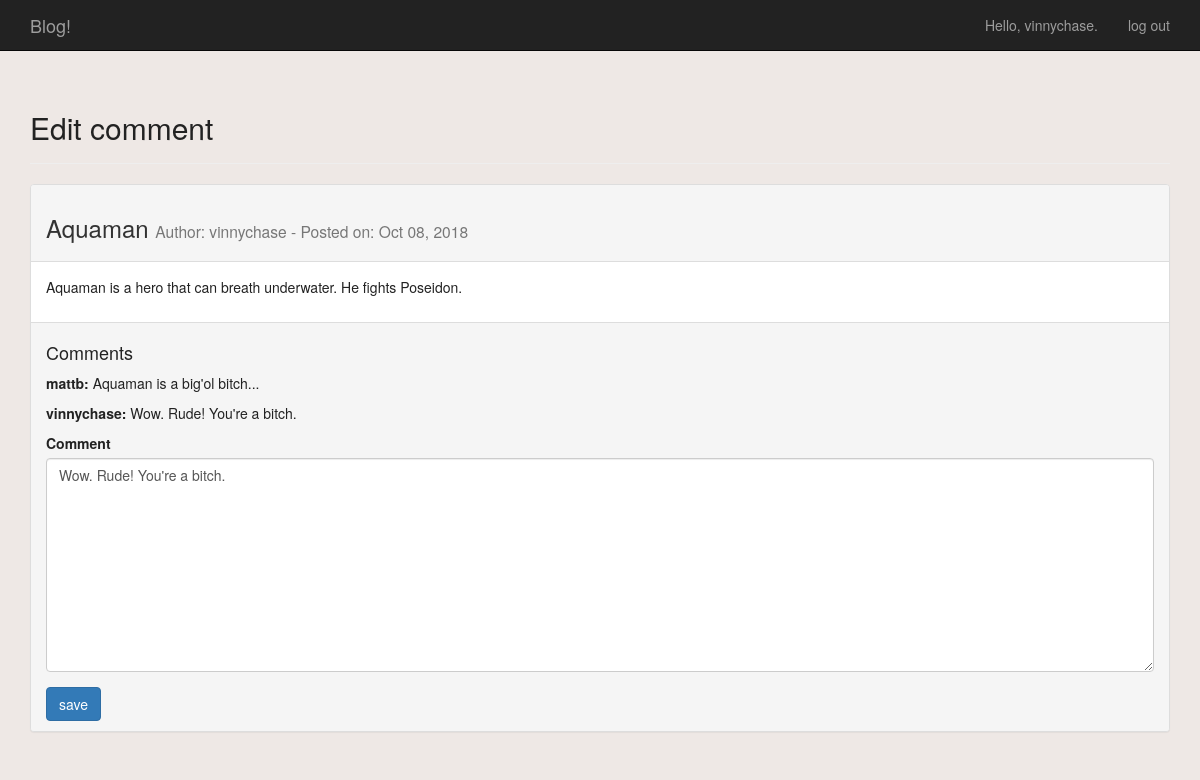
Before: /edit_comment/3 (signed in) with the older database file.
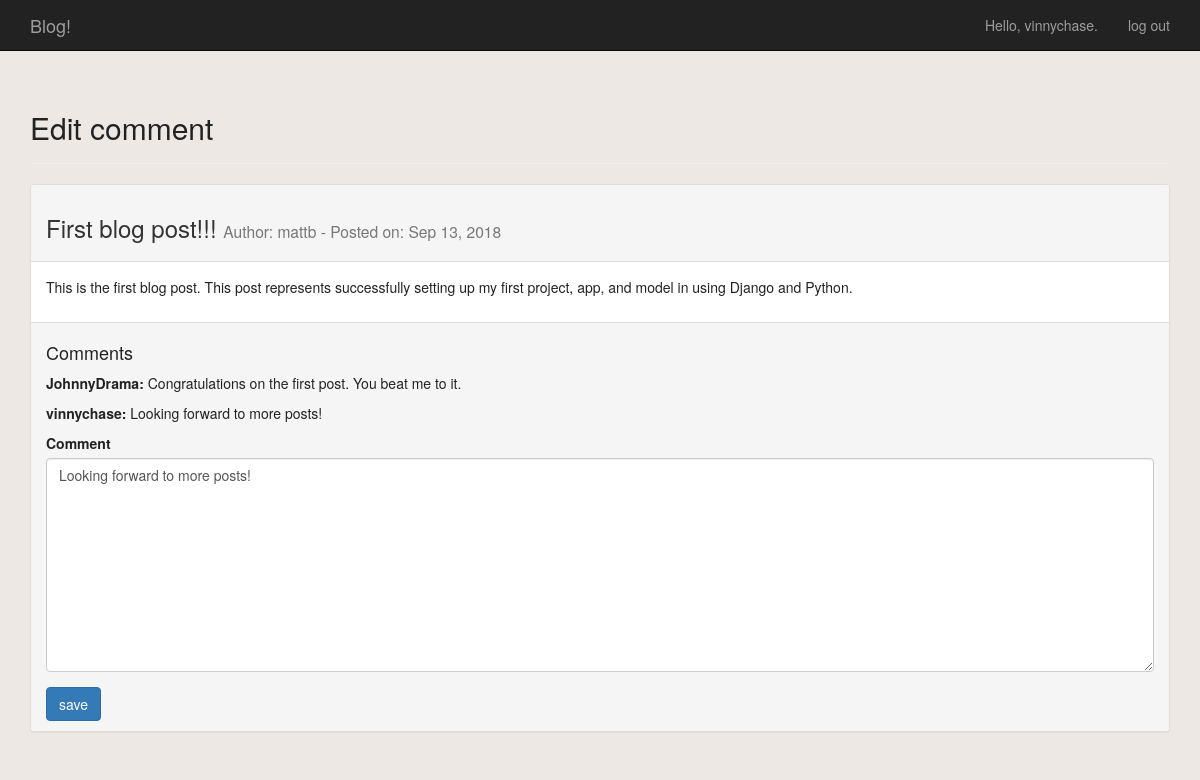
After: the same page with the newer database file.
### blog/models.py (models this page shows)
class Post(models.Model):
	title = models.CharField(max_length=255)
	content = models.TextField()
	posted_on = models.DateTimeField(auto_now_add=True)
	author = models.ForeignKey(User, on_delete=models.CASCADE)
	private = models.BooleanField(default=False)
	def __str__(self):
		return self.title

class Comment(models.Model):
	content = models.TextField()
	posted_on = models.DateTimeField(auto_now_add=True)
	author = models.ForeignKey(User, on_delete=models.CASCADE)
	post = models.ForeignKey('Post', on_delete=models.CASCADE, related_name='comments')
	def __str__(self):
		return self.content

### blog/views.py (the view)
# urls.py: path('edit_comment/<comment_id>', views.edit_comment, name='edit_comment'),
@login_required
def edit_comment(request, comment_id):
	comment = Comment.objects.get(id=comment_id)
	post = comment.post
	check_owner(request, comment)
	if request.method != 'POST':
		form = CommentForm(instance=comment)
	else:
		form = CommentForm(instance=comment, data=request.POST)
		if form.is_valid():
			form.save()
			return HttpResponseRedirect(reverse('blog:index'))
	context = {'comment': comment, 'post': post, 'form': form}
	return render(request, 'blog/edit_comment.html', context)

### blog/forms.py
class CommentForm(forms.ModelForm):
	class Meta:
		model = Comment
		fields = ['content']
		labels = {
			'content': 'Comment',
			}
		widgets = {
			'content': forms.Textarea(attrs={'cols': 80}),
			}

### blog/views.py (called while the page is built)
def check_owner(request, written_thing):
	if written_thing.author != request.user:
		raise Http404

### blog/templates/blog/edit_comment.html (shortened to what this page needs)
{% extends 'blog/base.html' %}
{% load bootstrap3 %}
{% block header %}
  <h2>Edit comment</h2>
{% endblock header %}
{% block content %}
  <div class="panel panel-default">
    <div class="panel-heading">
	  <h3>
		{{ post }}
		<small>
		  Author: {{ post.author }} - Posted on: {{ post.posted_on|date:'M d, Y' }}
		</small>
	  </h3>
	</div>
	<div class="panel-body">
	  {{ post.content|linebreaks }}
	</div>
	<div class="panel-footer">
	  {% if post.comments.count > 0 %}
		<h4>Comments</h4>
	    {% for comment in post.comments.all %}
		  <p><strong>{{ comment.author }}:</strong> {{ comment }}</p>
	    {% endfor %}
	  {% endif %}
      <form action="{% url 'blog:edit_comment' comment.id %}" method='post' class="form">
	    {% bootstrap_form form %}
	    {% buttons %}
	      <button name="submit" class="btn btn-primary">save</button>
	    {% endbuttons %}
      </form>
 	</div>
   </div>
{% endblock content %}

Changed rows visible on the page:
no longer on this page (row unchanged): Post: title "Aquaman", author "vinnychase", posted_on "Oct 08, 2018", content "Aquaman is a hero that can breath underwater. He fights Poseidon."
removed Comment: author "mattb", content "Aquaman is a big'ol bitch..."
now on this page (row unchanged): Post: title "First blog post!!!", author "mattb", posted_on "Sep 13, 2018", content "This is the first blog post. This post represents successfully setting up my first project, app, and model in using Django and Python."
added Comment: author "JohnnyDrama", content "Congratulations on the first post. You beat me to it."
changed Comment "vinnychase": content "Wow. Rude! You're a bitch." → "Looking forward to more posts!"
